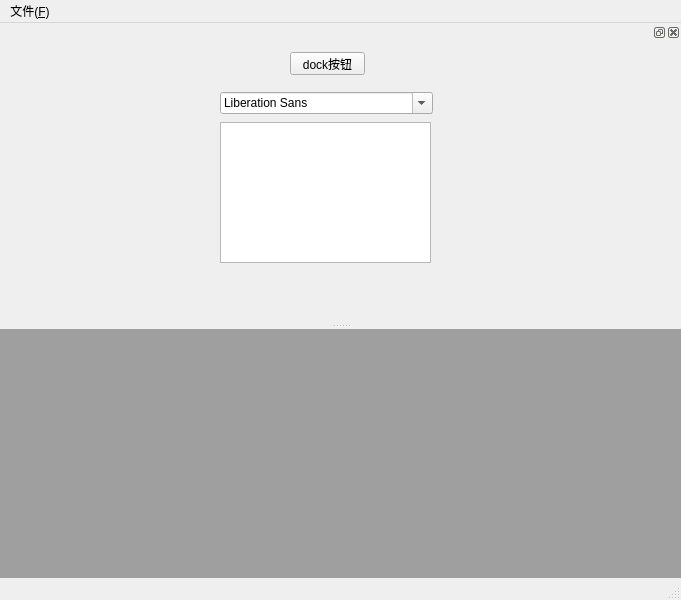
<?xml version="1.0" encoding="UTF-8"?>
<ui version="4.0">
 <class>MainWindow</class>
 <widget class="QMainWindow" name="MainWindow">
  <property name="geometry">
   <rect>
    <x>0</x>
    <y>0</y>
    <width>681</width>
    <height>600</height>
   </rect>
  </property>
  <property name="windowTitle">
   <string>MainWindow</string>
  </property>
  <widget class="QWidget" name="centralwidget">
   <widget class="QMdiArea" name="mdiArea">
    <property name="geometry">
     <rect>
      <x>-10</x>
      <y>-20</y>
      <width>691</width>
      <height>301</height>
     </rect>
    </property>
   </widget>
  </widget>
  <widget class="QMenuBar" name="menubar">
   <property name="geometry">
    <rect>
     <x>0</x>
     <y>0</y>
     <width>681</width>
     <height>23</height>
    </rect>
   </property>
   <widget class="QMenu" name="menu_N">
    <property name="title">
     <string>文件(&amp;F)</string>
    </property>
    <addaction name="action_N"/>
    <addaction name="action_Dock_D"/>
   </widget>
   <addaction name="menu_N"/>
  </widget>
  <widget class="QStatusBar" name="statusbar"/>
  <widget class="QDockWidget" name="dockWidget">
   <property name="sizePolicy">
    <sizepolicy hsizetype="Preferred" vsizetype="Preferred">
     <horstretch>0</horstretch>
     <verstretch>0</verstretch>
    </sizepolicy>
   </property>
   <property name="minimumSize">
    <size>
     <width>80</width>
     <height>300</height>
    </size>
   </property>
   <attribute name="dockWidgetArea">
    <number>4</number>
   </attribute>
   <widget class="QWidget" name="dockWidgetContents">
    <widget class="QFontComboBox" name="fontComboBox">
     <property name="geometry">
      <rect>
       <x>220</x>
       <y>50</y>
       <width>213</width>
       <height>22</height>
      </rect>
     </property>
    </widget>
    <widget class="QPushButton" name="pushButton">
     <property name="geometry">
      <rect>
       <x>290</x>
       <y>10</y>
       <width>75</width>
       <height>23</height>
      </rect>
     </property>
     <property name="text">
      <string>dock按钮</string>
     </property>
    </widget>
    <widget class="QTextEdit" name="textEdit">
     <property name="geometry">
      <rect>
       <x>220</x>
       <y>80</y>
       <width>211</width>
       <height>141</height>
      </rect>
     </property>
    </widget>
   </widget>
  </widget>
  <action name="action_N">
   <property name="text">
    <string>新建文件(&amp;N)</string>
   </property>
  </action>
  <action name="action_Dock_D">
   <property name="text">
    <string>显示Dock(&amp;D)</string>
   </property>
  </action>
 </widget>
 <resources/>
 <connections/>
</ui>
